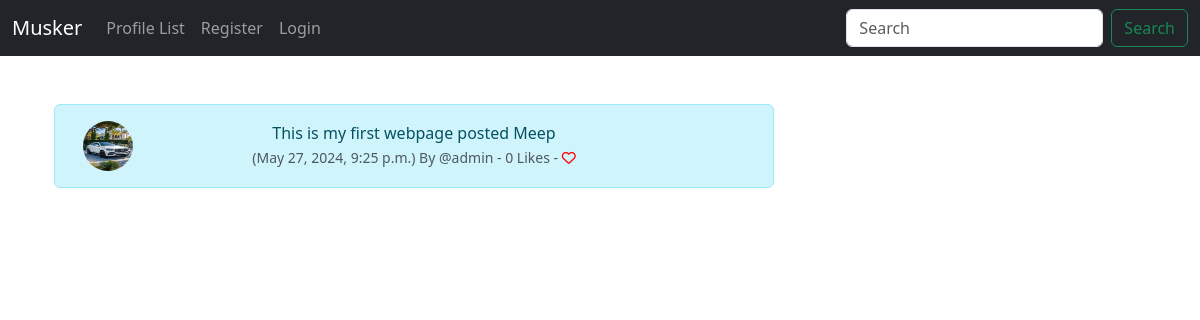
Page /meep_share/4 on the committed database.
### musker/models.py (models this page shows, shortened)
class Meep(models.Model):
    user = models.ForeignKey(User, related_name="meeps", on_delete=models.DO_NOTHING)
    body = models.CharField(max_length=200)
    created_at = models.DateTimeField(auto_now_add=True)
    likes = models.ManyToManyField(User, related_name="meep_like", blank=True)
    def number_of_likes(self):
        return self.likes.count()

class Profile(models.Model):
    user = models.OneToOneField(User, on_delete=models.CASCADE)
    follows = models.ManyToManyField("self", related_name="followed_by", symmetrical=False, blank=True)
    date_modified = models.DateTimeField(User, auto_now=True)
    profile_image = models.ImageField(null=True, blank=True, upload_to="images/")
    profile_bio = models.CharField(null=True, blank=True, max_length=500)
    homepage_link = models.CharField(null=True, blank=True, max_length=100)
    facebook_link = models.CharField(null=True, blank=True, max_length=100)
    instagram_link = models.CharField(null=True, blank=True, max_length=100)
    linkedin_link = models.CharField(null=True, blank=True, max_length=100)

### musker/views.py (the view)
# urls.py: path('meep_share/<int:pk>', views.meep_share, name='meep_share'),
def meep_share(request, pk):
    meep = get_object_or_404(Meep, id=pk)
    if meep:
        return render(request, "show_meep.html", {'meep':meep})
    else:
        messsages.success(request, ("That Meep DOes Not Exist..."))
        return redirect('home')

### musker/templates/show_meep.html (shortened to what this page needs)
{% extends 'base.html' %}
{% load static %}
{% block content %}
<div class="container text-center">
    <div class="row">
        <div class="col-8">
<br>
    <div class="alert alert-info" role="alert">
        <div class="container">
            <div class="row">
                <div class="col-1">
                        {% if meep.user.profile.profile_image %}
                        <img src="{{ meep.user.profile.profile_image.url }}" width=50 height=50 class="rounded-circle" alt="{{ profile.user.username}}">
                        {% else %}
                        <img src="{% static 'images/default_profile_pic.png' %}" width=50 height=50 class="rounded-circle" alt="{{ profile.user.username}}">
                    {% endif %}
                </div>
                <div class="col-10">
                {{ meep.body }}<br>
                <small class="text-muted">
                    ({{ meep.created_at }}) By
                    @{{ meep.user.username }}
                    - {{ meep.number_of_likes }} Likes -
                    {% if user in meep.likes.all %}
                    <a href="{% url 'meep_like' meep.id %}"><i class="fa-solid fa-heart" style="color:red"></i></a>
                    {% else %}
                    <a href="{% url 'meep_like' meep.id %}"><i class="fa fa-heart-o" style="color:red"></i></a>
                    {% endif %}
                </small>
    </div><br><br>
                </div>
            </div>
        </div>
</div>
<div class="col-4">
    <br><br><br>
</div>
{% endblock %}

### rows in the picture
Meep: user.profile.profile_image (picture), body "This is my first webpage posted Meep", created_at "May 27, 2024, 9:25 p.m.", user.username "admin", number_of_likes "0"
